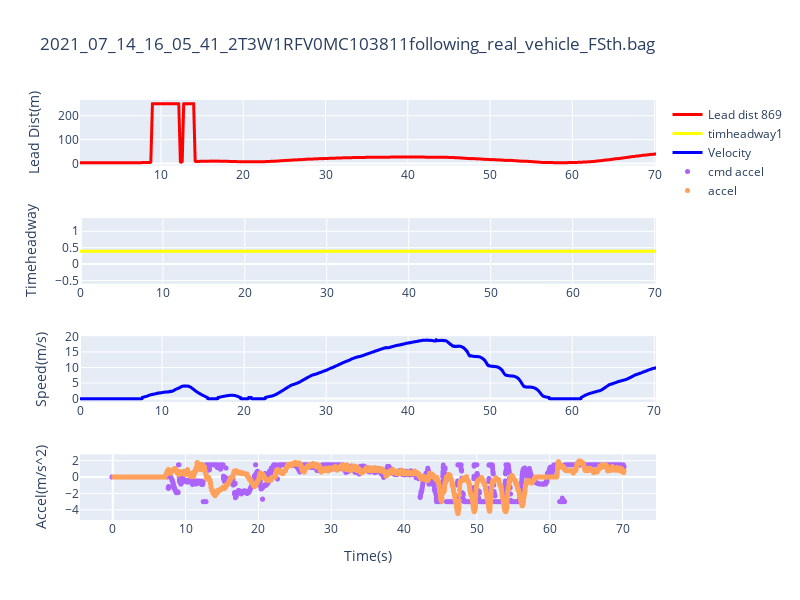

This figure's notebook cell:
### Code cell
import plotly.graph_objects as go
from plotly.subplots import make_subplots
figr = make_subplots(rows=4, cols=1, subplot_titles=("", ""))

figr.append_trace(go.Scattergl(
    x=df_lead_dist['Time']-t0,
    y=df_lead_dist['data'],
     name="Lead dist 869",
      line=dict(
        width=3,
          color="red",
     ),
), row=1, col=1)

figr.append_trace(go.Scattergl(
    x=df_th_msg['Time']-t0,
    y=df_th_msg['data'],
     name="timheadway1",
      line=dict(
        width=3,
          color="yellow",
     ),
), row=2, col=1)
figr.append_trace(go.Scattergl(
    x=df_vel['Time']-t0,
    y=df_vel['linear.x'],
          line=dict(
        width=3,
          color="blue",
     ),
    name="Velocity",
), row=3, col=1)


figr.append_trace(go.Scattergl(
    x=df_cacc['Time']-t0, 
#     y=speed_msg2["twist.linear.x"],
    y=df_cacc['data'],
       mode='markers',
          marker=dict(
            size=5,
          ),
    name="cmd accel",
), row=4, col=1)
figr.append_trace(go.Scattergl(
    x=df_acc['Time']-t0, 
#     y=speed_msg2["twist.linear.x"],
    y=df_acc['data'],
       mode='markers',
          marker=dict(
            size=5,
          ),
    name="accel",
), row=4, col=1)

figr.update_xaxes(title_text="Time(s)", row=4, col=1)

figr.update_yaxes(title_text="Lead Dist(m)", row=1, col=1)
figr.update_yaxes(title_text="Timeheadway", row=2, col=1)
figr.update_yaxes(title_text="Speed(m/s)", row=3, col=1)
figr.update_yaxes(title_text="Accel(m/s^2)", row=4, col=1)




figr.update_layout(height=600, width=800, title_text=filename)
figr.show()

### Figure 1 — Plotly figure (JSON) as saved in the notebook; plotly's stock layout.template omitted (floating-point values rounded to 4 significant figures; data arrays with more than 128 entries replaced by an {"elided": "..."} marker saying what was removed)
{"data": [{"line": {"color": "red", "width": 3}, "name": "Lead dist 869", "type": "scattergl", "x": {"elided": "702 float values"}, "xaxis": "x", "y": {"elided": "702 int values"}, "yaxis": "y"}, {"line": {"color": "yellow", "width": 3}, "name": "timheadway1", "type": "scattergl", "x": {"elided": "1403 float values"}, "xaxis": "x2", "y": {"elided": "1403 float values"}, "yaxis": "y2"}, {"line": {"color": "blue", "width": 3}, "name": "Velocity", "type": "scattergl", "x": {"elided": "3511 float values"}, "xaxis": "x3", "y": {"elided": "3511 float values"}, "yaxis": "y3"}, {"marker": {"size": 5}, "mode": "markers", "name": "cmd accel", "type": "scattergl", "x": {"elided": "6997 float values"}, "xaxis": "x4", "y": {"elided": "6997 float values"}, "yaxis": "y4"}, {"marker": {"size": 5}, "mode": "markers", "name": "accel", "type": "scattergl", "x": {"elided": "7008 float values"}, "xaxis": "x4", "y": {"elided": "7008 float values"}, "yaxis": "y4"}], "layout": {"height": 600, "title": {"text": "2021_07_14_16_05_41_2T3W1RFV0MC103811following_real_vehicle_FSth.bag"}, "width": 800, "xaxis": {"anchor": "y", "autorange": true, "domain": [0, 1], "range": [0.1622, 70.17], "type": "linear"}, "xaxis2": {"anchor": "y2", "autorange": true, "domain": [0, 1], "range": [-0.109, 70.17], "type": "linear"}, "xaxis3": {"anchor": "y3", "autorange": true, "domain": [0, 1], "range": [0, 70.21], "type": "linear"}, "xaxis4": {"anchor": "y4", "autorange": true, "domain": [0, 1], "range": [-4.491, 74.59], "title": {"text": "Time(s)"}, "type": "linear"}, "yaxis": {"anchor": "x", "autorange": true, "domain": [0.8438, 1], "range": [-8.722, 265.7], "title": {"text": "Lead Dist(m)"}, "type": "linear"}, "yaxis2": {"anchor": "x2", "autorange": true, "domain": [0.5625, 0.7188], "range": [-0.6, 1.4], "title": {"text": "Timeheadway"}, "type": "linear"}, "yaxis3": {"anchor": "x3", "autorange": true, "domain": [0.2812, 0.4375], "range": [-1.055, 20.04], "title": {"text": "Speed(m/s)"}, "type": "linear"}, "yaxis4": {"anchor": "x4", "autorange": true, "domain": [0, 0.1562], "range": [-5.244, 2.76], "title": {"text": "Accel(m/s^2)"}, "type": "linear"}}}
